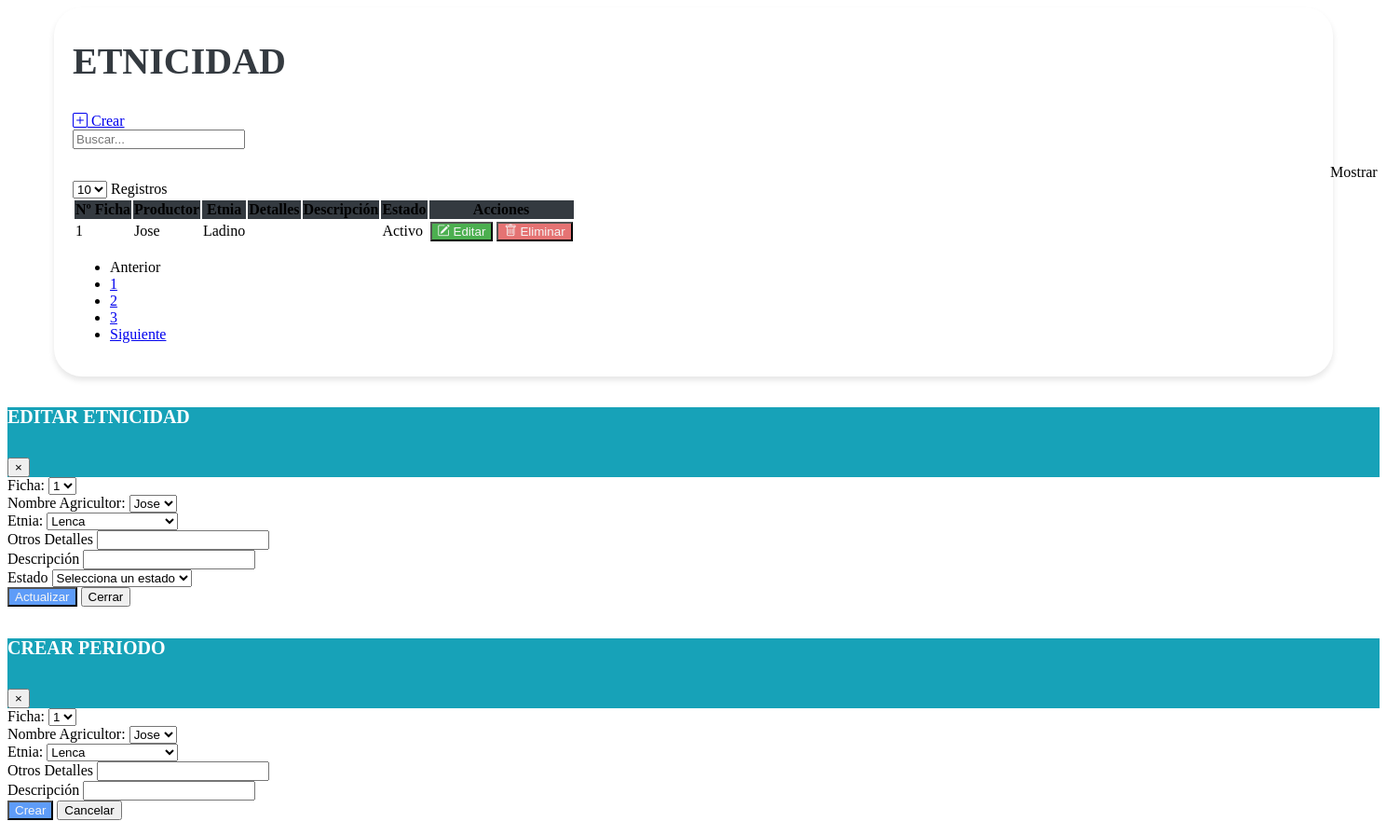
The app's page /vistas/Mantenimiento_Etnicidad.php, older data.
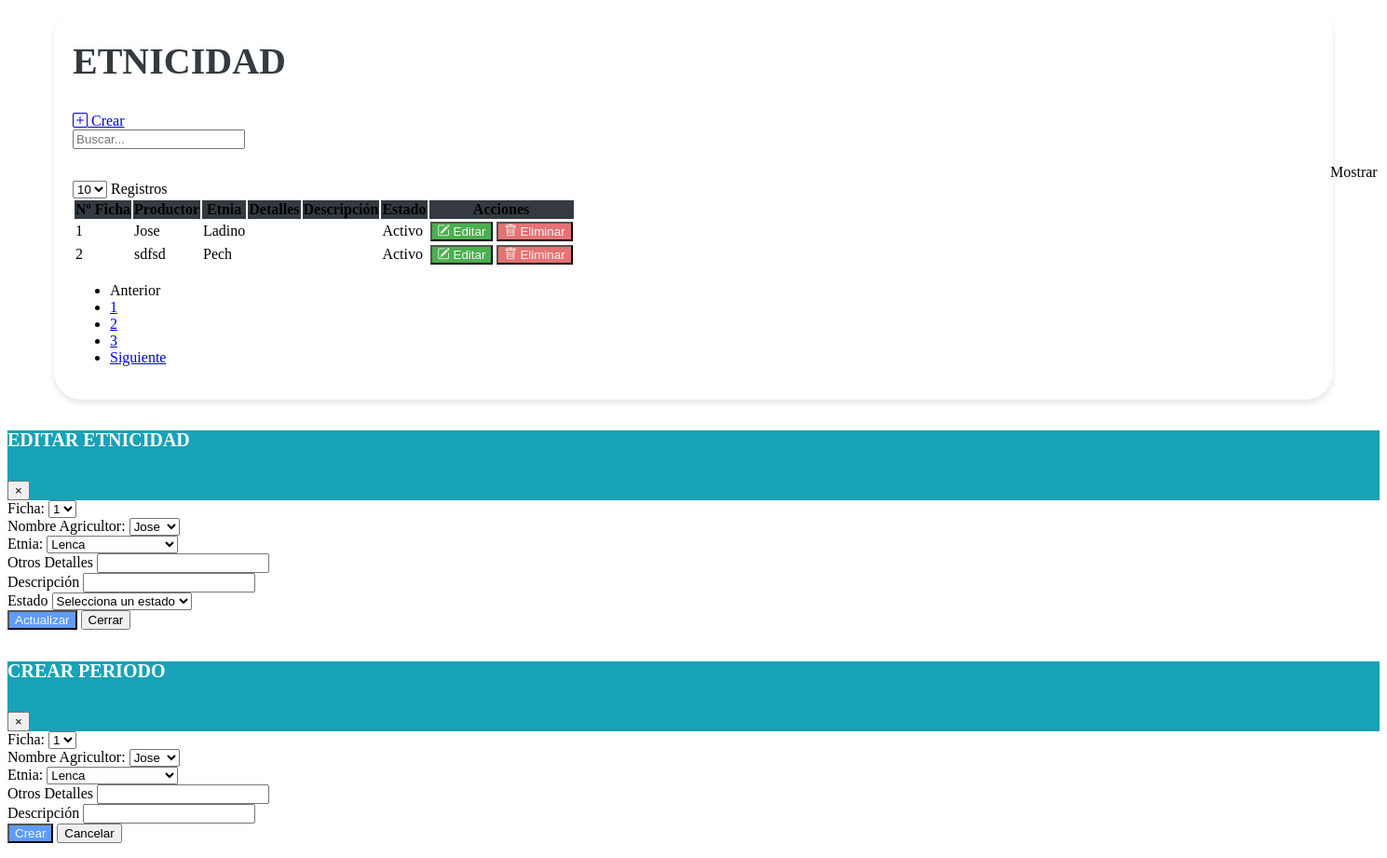
The same page, newer data.
### tables this page shows
CREATE TABLE `tbl_etnias_por_productor` (
  `Id_etnicidad` bigint(11) NOT NULL,
  `id_ficha` bigint(20) DEFAULT NULL,
  `id_productor` bigint(20) DEFAULT NULL,
  `id_etnia` bigint(20) NOT NULL,
  `detalle_de_otros` varchar(255) DEFAULT NULL,
  `descripcion` text DEFAULT NULL,
  `creado_por` varchar(50) DEFAULT NULL,
  `fecha_creacion` timestamp NOT NULL DEFAULT current_timestamp(),
  `modificado_por` varchar(50) DEFAULT NULL,
  `fecha_modificacion` timestamp NOT NULL DEFAULT current_timestamp() ON UPDATE current_timestamp(),
  `estado` enum('A','I') DEFAULT 'A'
);

CREATE TABLE `tbl_productor` (
  `id_ficha` varchar(50) DEFAULT NULL,
  `id_productor` bigint(20) NOT NULL,
  `primer_nombre` varchar(255) DEFAULT NULL,
  `segundo_nombre` varchar(255) DEFAULT NULL,
  `primer_apellido` varchar(255) DEFAULT NULL,
  `segundo_apellido` varchar(255) DEFAULT NULL,
  `identificacion` bigint(20) DEFAULT NULL,
  `fecha_nacimiento` date DEFAULT NULL,
  `genero` varchar(10) DEFAULT NULL,
  `estado_civil` varchar(20) DEFAULT NULL,
  `nivel_escolaridad` varchar(50) DEFAULT NULL,
  `ultimo_grado_escolar_aprobado` varchar(50) DEFAULT NULL,
  `telefono_1` int(11) DEFAULT NULL,
  `telefono_2` int(11) DEFAULT NULL,
  `telefono_3` int(11) DEFAULT NULL,
  `email_1` varchar(255) DEFAULT NULL,
  `email_2` varchar(255) DEFAULT NULL,
  `email_3` varchar(255) DEFAULT NULL,
  `descripcion` text DEFAULT NULL,
  `creado_por` varchar(25) DEFAULT NULL,
  `fecha_creacion` timestamp NOT NULL DEFAULT current_timestamp() ON UPDATE current_timestamp(),
  `modificado_por` varchar(25) DEFAULT NULL,
  `fecha_modificacion` timestamp NOT NULL DEFAULT current_timestamp(),
  `estado` enum('A','I') DEFAULT NULL
);

CREATE TABLE `tbl_etnias` (
  `id_etnia` bigint(11) NOT NULL,
  `etnia` varchar(255) DEFAULT NULL,
  `descripcion` text DEFAULT NULL,
  `creado_por` varchar(255) DEFAULT NULL,
  `fecha_creacion` timestamp NOT NULL DEFAULT current_timestamp() ON UPDATE current_timestamp(),
  `modificado_por` varchar(255) DEFAULT NULL,
  `fecha_modificacion` timestamp NOT NULL DEFAULT current_timestamp() ON UPDATE current_timestamp(),
  `estado` enum('A','I') NOT NULL DEFAULT 'A'
);

### vistas/Mantenimiento_Etnicidad.php (the view, shortened to what the changed rows need)
<link href="https://cdn.jsdelivr.net/npm/bootstrap-icons@1.10.0/font/bootstrap-icons.css" rel="stylesheet">
<link rel="stylesheet" href="assets/css/estilos.css">
<div class="containertable">
    <div class="d-flex justify-content-between align-items-end mb-4">
        <div>
            <h1 class="poppins-font mb-2">ETNICIDAD</h1>
            <br>
        </div>
    </div>
    <div class="table-responsive">
        <table class="table table-hover">
            <thead class="table-dark text-center" style="background-color: #343A40;">
                <tr>
                    <th scope="col">Nº Ficha</th>
                    <th scope="col">Productor</th>
                    <th scope="col">Etnia</th>
                    <th scope="col">Detalles</th>
                    <th scope="col">Descripción</th>
                    <th scope="col">Estado</th>
                    <th scope="col">Acciones</th>
                </tr>
            </thead>
            <tbody class="text-center">
                <?php
                include "../php/conexion_be.php";
                $sql = $conexion->query("SELECT epp.id_ficha, epp.id_productor, epp.id_etnia ,p.primer_nombre AS nombre_productor, te.etnia AS nombre_etnia, epp.Id_etnicidad, epp.detalle_de_otros, epp.descripcion, epp.estado FROM tbl_etnias_por_productor epp JOIN tbl_etnias te ON epp.id_etnia = te.id_etnia JOIN tbl_productor p ON epp.id_productor = p.id_productor;");
                while ($datos = $sql->fetch_object()) { ?>
                    <tr>
                        <td><?= $datos->id_ficha ?></td>
                        <td><?= $datos->nombre_productor ?></td>
                        <td><?= $datos->nombre_etnia ?></td>
                        <td><?= $datos->detalle_de_otros ?></td>
                        <td><?= $datos->descripcion ?></td>
                        <td><?php
                            if ($datos->estado == "A") {
                                echo '<span class="badge bg-success">Activo</span>';
                            } else {
                                echo '<span class="badge bg-danger">Inactivo</span>';
                            }
                            ?></td>
                        <td>
                            <button type="button" class="btn btn-editar" data-toggle="modal" data-target="#modalEditar" onclick="abrirModalEditar
                            ('<?= $datos->id_ficha ?>','<?= $datos->id_productor ?>','<?= $datos->id_etnia ?>','<?= $datos->Id_etnicidad ?>' ,'<?= $datos->detalle_de_otros ?>', '<?= $datos->descripcion ?>', '<?= $datos->estado ?>')">
                                <i class="bi bi-pencil-square"></i>
                                Editar
                            </button>
                            <form id="deleteForm" method="POST" action="modelos/eliminar_periodicidad.php" style="display: inline;">
                                <button type="submit" class="btn btn-eliminar">
                                    <i class="bi bi-trash"></i>
                                    Eliminar
                                </button>
                            </form>
                        </td>
                    </tr>
                <?php }
                ?>
            </tbody>
        </table>
    </div>
</div>

Row changes from the older to the newer data that the page shows:
added tbl_etnias_por_productor: id_ficha "2", id_productor.primer_nombre "sdfsd", id_etnia.etnia "Pech", estado "Activo"
